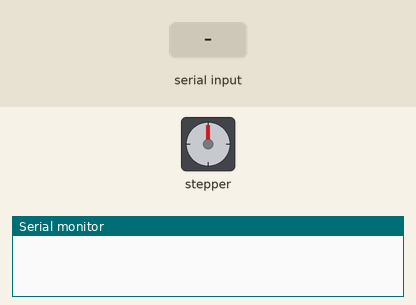
Bench run of a sketch on a simulated Arduino Uno, built with avr-gcc and run on an emulated ATmega328P. On the bench: stepper motor, the last lines printed to the serial monitor. Wiring (inferred from the names in the program): stepper motor driver (200 steps per turn assumed): step pin 3; direction pin 4. The inputs (shaded band) are chosen by the test bench.

Above: at 1.2 s.
1.3 s: "a" received over Serial
At 1.75 s:
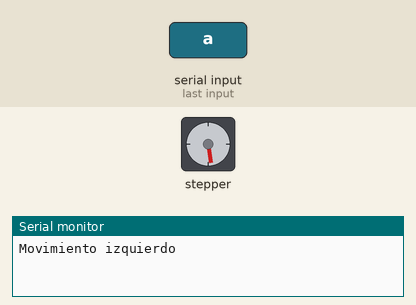
At 2.65 s:
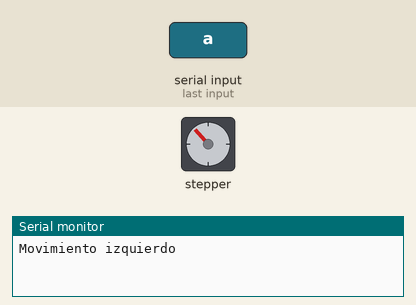
4.3 s: "b" received over Serial
At 4.45 s:
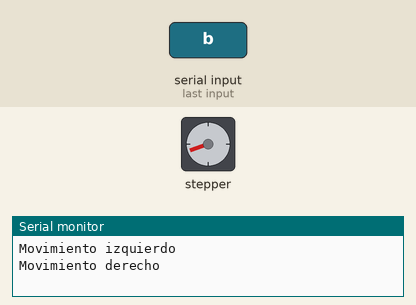
Timing chart, 0 to 16.3 s (numbered marks = the images above; inputs shaded):
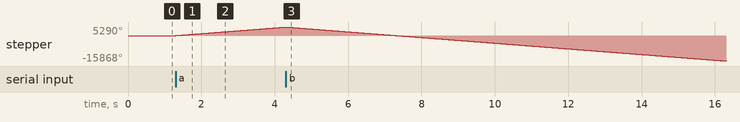

Measured:
- after the input at 1.3 s, stepper: keeps turning clockwise at about 1764°/s, starting at once

The sketch:

stepper_drv8825.ino
```cpp
// DRV8826 Stepper Test
// Connect STEP to pin 3
// Connect DIR  to pin 4
// Connect ENABLE to GND (or pin if you want to control it)

#define STEP_PIN 3
#define DIR_PIN 4

bool allow_movement = false;
bool dir_flag = true;

void setup() {
  pinMode(STEP_PIN, OUTPUT);
  pinMode(DIR_PIN, OUTPUT);

  digitalWrite(DIR_PIN, HIGH);  // Initial direction

  Serial.begin(9600);
}

void loop() {
  // UART check
  if (Serial.available()) {
    char read_val = Serial.read();

    if (read_val > 91) {
      switch (read_val) {
        case 'a':
          dir_flag = true;
          allow_movement = true;
          Serial.println("Movimiento izquierdo");
          break;
        case 'b':
          dir_flag = false;
          allow_movement = true;
          Serial.println("Movimiento derecho");
          break;
        default:
          allow_movement = false;
          Serial.println("Sin movimiento");
          break;
      }
    }

    digitalWrite(DIR_PIN, dir_flag ? HIGH : LOW);
  }

  if (allow_movement) {
    digitalWrite(STEP_PIN, HIGH);
    delayMicroseconds(500);  // adjust for speed
    digitalWrite(STEP_PIN, LOW);
    delayMicroseconds(500);
  }
}
```
